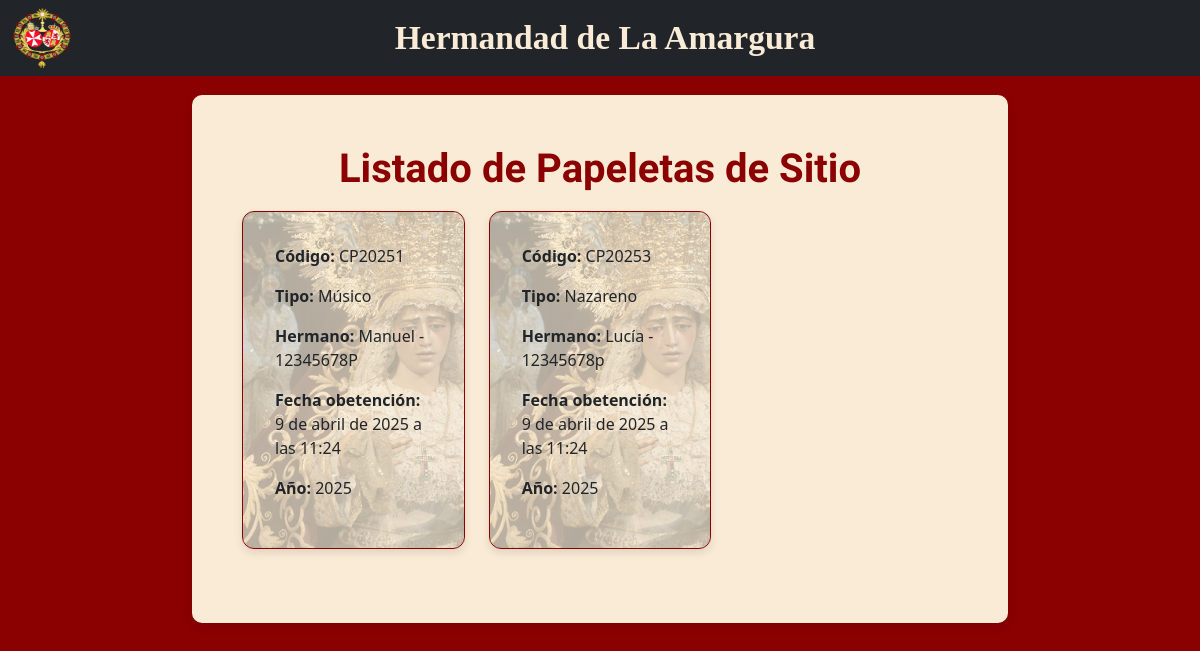
/listar_papeletas/, run on an earlier commit of the app's database.
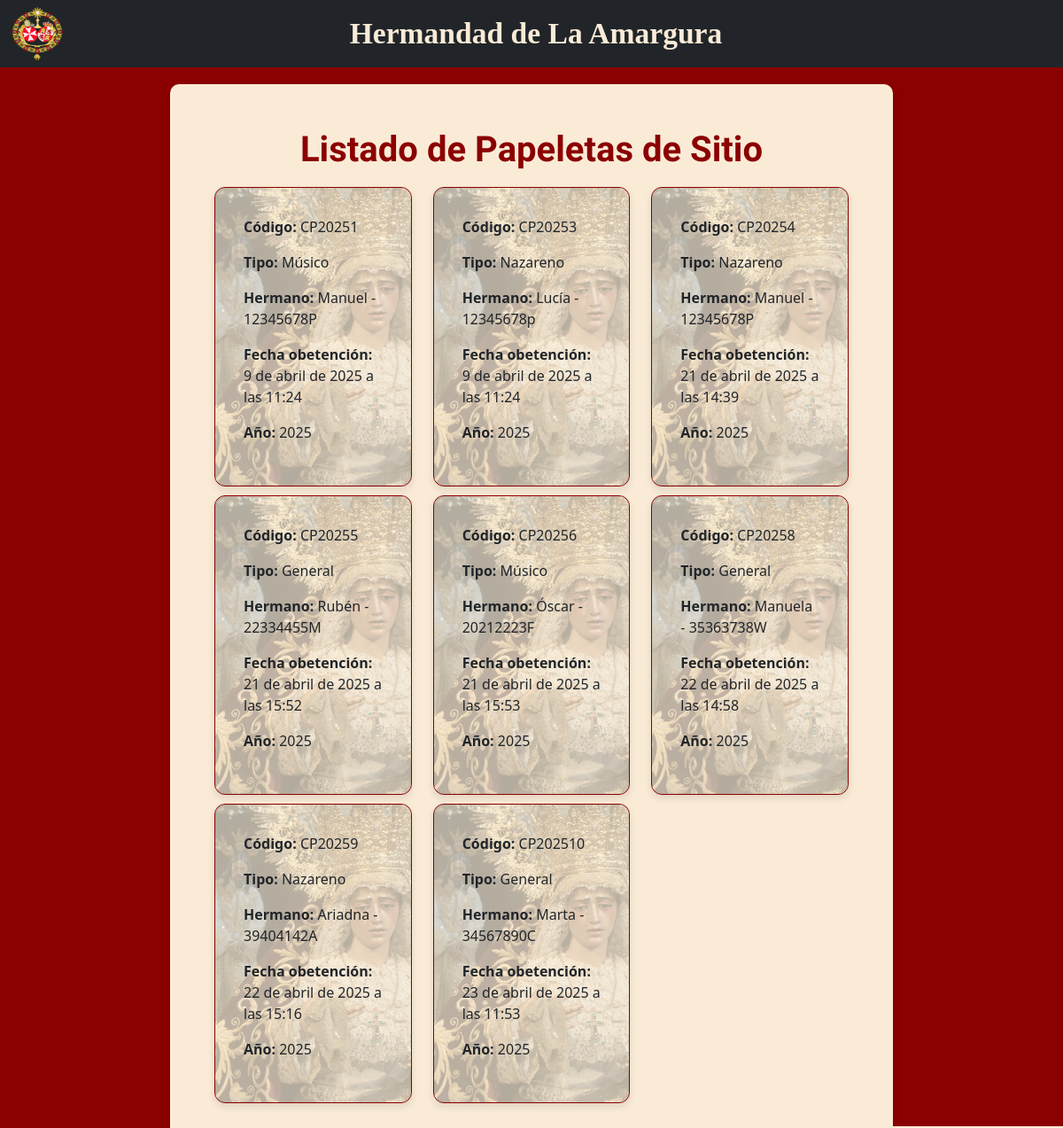
And on a later commit of the database.
### hermandapp/models.py (models this page shows, shortened)
class PapeletaSitio(models.Model):
    codigo = models.CharField(max_length=15)
    fecha_obtencion = models.DateTimeField(default=timezone.now)
    anyo = models.IntegerField(default=anio_actual)
    tipo = models.CharField(
        max_length=50,
        choices=TipoPapeleta.choices,
        default=TipoPapeleta.GENERAL
    )
    hermano = models.ForeignKey(
        'Hermano',
        on_delete=models.DO_NOTHING,
        related_name='papeletas'
    )

class Hermano(models.Model):
    nombre = models.CharField(max_length=250)
    apellidos = models.CharField(max_length=250)
    dni = models.CharField(max_length=9)
    mail = models.EmailField()
    fecha_nacimiento = models.DateTimeField()
    telefono = models.CharField(max_length=15, null=True)

### hermandapp/views.py (the view)
# urls.py: path('listar_papeletas/', listar_papeletas, name='papeletas'),
def listar_papeletas(request):
    papeletas = PapeletaSitio.objects.all()
    return render(request, 'papeletas.html', {
        'papeletas': papeletas
    })

### templates/papeletas.html (shortened to what this page needs)
{% extends "base.html" %}
{% load bootstrap_icons %}
{% block content %}
    <h1>Listado de Papeletas de Sitio</h1>
    {% if papeletas %}
        <div class="papeletas-container">
            <div class="row">
                {% for papeleta in papeletas %}
                    <div class="col-md-4" style="padding-top: 10px;">
                        <div class="papeleta-card">
                            <div class="marca-agua"></div>
                            <div class="contenido">
                                <p>{% bs_icon 'upc' %}<strong>Código:</strong> {{ papeleta.codigo }}</p>
                                <p>{% bs_icon 'toggle-off' %}<strong>Tipo:</strong> {{ papeleta.get_tipo_display }}</p>
                                <p>{% bs_icon 'person' %}<strong>Hermano:</strong> {{ papeleta.hermano.nombre }}
                                    - {{ papeleta.hermano.dni }}</p>
                                <p>{% bs_icon 'clock' %}<strong>Fecha
                                    obetención:</strong> {{ papeleta.fecha_obtencion }}</p>
                                <p>{% bs_icon 'calendar' %}<strong>Año:</strong> {{ papeleta.anyo }}</p>
                            </div>
                        </div>
                    </div>
                    <br>
                {% endfor %}
            </div>
        </div>
    {% else %}
        <p>No hay papeletas de sitio registradas.</p>
    {% endif %}
    <br>
{% endblock %}

### templates/base.html (shortened to what this page needs)
{% load static %}
{% load bootstrap_icons %}
<!DOCTYPE html>
<html lang="es">
<head>
    {% load bootstrap5 %}
    {% bootstrap_css %}
    <link href="https://cdn.jsdelivr.net/npm/select2@4.1.0-rc.0/dist/css/select2.min.css" rel="stylesheet"/>
    <link href="https://cdn.jsdelivr.net/npm/select2-bootstrap-5-theme@1.3.0/dist/select2-bootstrap-5-theme.min.css"
          rel="stylesheet"/>
    <link rel="stylesheet" href="{% static 'css/global.css' %}">
</head>
<body>
{% include "navbar.html" %}
<div class="container-fluid p-0 global-bg">
    <div class="row justify-content-center">
        <div class="col-10 col-md-8 central-content">
            {% block content %}
            {% endblock %}
        </div>
    </div>
</div>
</body>
</html>

### templates/navbar.html (shortened to what this page needs)
{% load bootstrap_icons %}
{% load static %}
{% block header %}
    <nav class="navbar navbar-dark bg-dark fixed-top">
        <div class="container-fluid d-flex justify-content-between align-items-center">
            <div class="d-flex align-items-center">
                <img src="{% static 'images/Hermandad_Amargura_Escudo.png' %}" alt="Logo" width="60" height="60">
            </div>
            <div class="flex-grow-1 text-center">
            <span class="main-title">
                Hermandad de La Amargura
            </span>
            </div>
        </div>
    </nav>
{% endblock %}

### static/css/global.css (style rules this page uses)
.global-bg { background-color: darkred; min-height: 100vh; margin-top: 75px; }
.central-content { margin-top: 20px; background-color: antiquewhite; padding: 50px; height: 100%; box-shadow: 0px 4px 10px rgba(0, 0, 0, 0.1); border-radius: 10px; text-align: center; }
.main-title { font-family: 'Times New Roman', sans-serif; padding-left: 10px; font-size: 2.1rem; font-weight: 700; text-align: center; color: antiquewhite; }
h1 { font-family: 'Dancing Script', cursive; font-size: 2.5rem; font-weight: 700; text-align: center; color: darkred; }

### templates/papeletas.html (style rules this page uses)
.papeletas-container { display: flex; flex-direction: column; gap: 1.5rem; }
.papeleta-card { position: relative; background: #fdf6e3; padding: 2rem; border-radius: 12px; box-shadow: 0 4px 8px rgba(0, 0, 0, 0.1); border: 1pt solid darkred; overflow: hidden; }
.marca-agua { position: absolute; top: 0; left: 0; width: 100%; height: 100%; background-image: url('/static/images/marca_agua_papeletas.jpg'); background-repeat: no-repeat; background-size: cover; background-position: center; opacity: 0.3; pointer-events: none; z-index: 0; }
.contenido { position: relative; z-index: 1; text-align: left; }

What changed in the data, as far as the page shows it:
added PapeletaSitio: codigo "CP20254", tipo "Nazareno", hermano.nombre "Manuel", hermano.dni "12345678P", fecha_obtencion "21 de abril de 2025 a las 14:39", anyo "2025"
added PapeletaSitio: codigo "CP20255", tipo "General", hermano.nombre "Rubén", hermano.dni "22334455M", fecha_obtencion "21 de abril de 2025 a las 15:52", anyo "2025"
added PapeletaSitio: codigo "CP20256", tipo "Músico", hermano.nombre "Óscar", hermano.dni "20212223F", fecha_obtencion "21 de abril de 2025 a las 15:53", anyo "2025"
added PapeletaSitio: codigo "CP20258", tipo "General", hermano.nombre "Manuela", hermano.dni "35363738W", fecha_obtencion "22 de abril de 2025 a las 14:58", anyo "2025"
added PapeletaSitio: codigo "CP20259", tipo "Nazareno", hermano.nombre "Ariadna", hermano.dni "39404142A", fecha_obtencion "22 de abril de 2025 a las 15:16", anyo "2025"
added PapeletaSitio: codigo "CP202510", tipo "General", hermano.nombre "Marta", hermano.dni "34567890C", fecha_obtencion "23 de abril de 2025 a las 11:53", anyo "2025"
